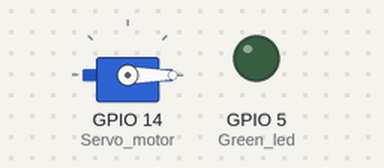
The program below on a simulated ESP8266 board running MicroPython. Parts: servo, output pins drawn as LEDs (lit = HIGH). Servo angles are drawn from the pulse width (0.5 ms = 0°, 2.5 ms = 180°). At 6.0 s the program stops and its outputs stay as they are.

Above: at 0.1 s.
At 2.1 s:
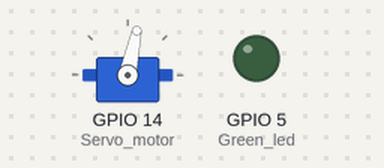
At 4.1 s:
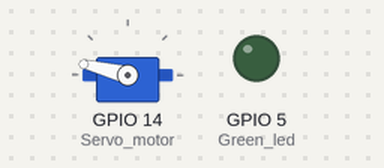
Timing chart, 0 to 5.6 s (numbered marks = the images above):
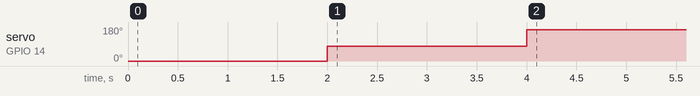

Measured:
- by itself, servo on GPIO 14 (Servo_motor): 0° → 78° at 2.0 s, → 166° 2.0 s later

The program:

main.py
```python
from machine import Pin,PWM
from time import sleep

# configure GPIO Pin for servo motor & Green LED
servo_p 	= 14
green_pin	= 5

Green_led   = PWM(green_pin)
Servo_motor = PWM(servo_p)

Green_led.freq(1000)
Servo_motor.freq(50)
# duty cycle from 0 to 1023
# green led off
Green_led.duty(0)
# 0.39ms / 20ms = 0.0195 ms
# 1024 * 0.0195 = 20  > 0 degree
Servo_motor.duty(20)
sleep(2)
# 1.36ms / 20ms =  0.068 ms
# 1024 * 0.068 = 70  > 90 degree
Servo_motor.duty(70)
sleep(2)
# 2.34ms / 20ms = 0.117 ms
# 1024 * 0.117 = 120  > 180 degree
Servo_motor.duty(120)
sleep(2)
```
